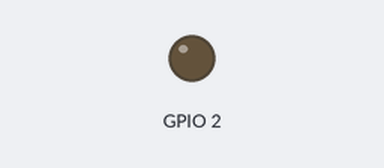
A sketch run on a simulated ESP8266 (NodeMCU). Shown: output pins drawn as LEDs (lit = HIGH). WiFi joins after 1.5 s; servers stay silent unless stated; what the sketch prints to the serial monitor is not drawn.

Above: at 1.55 s.
Timing chart, 0 to 4.5 s (numbered marks = the images above):
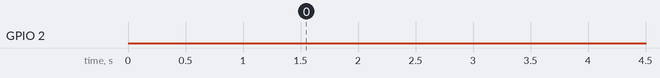

The sketch:

simpleota.ino
```cpp
#include <ESP8266WiFi.h>
#include <ESP8266mDNS.h>
#include <WiFiUdp.h>
#include <ArduinoOTA.h>
#include <ESP8266WebServer.h>

const char* ssid = "Avinash";
const char* password = "password";
ESP8266WebServer server;

bool ota_flag = true;
uint16_t time_elapsed = 0;

void setup() {
  pinMode(2, OUTPUT);
  Serial.begin(115200);
  Serial.println("Booting");
  WiFi.mode(WIFI_STA);
  WiFi.begin(ssid, password);
  while (WiFi.waitForConnectResult() != WL_CONNECTED) {
    Serial.println("Connection Failed! Rebooting...");
    delay(5000);
    ESP.restart();
  }

  // Port defaults to 8266
   ArduinoOTA.setPort(8266);

  // Hostname defaults to esp8266-[ChipID]
   //ArduinoOTA.setHostname("myesp8266");

  // No authentication by default
  //ArduinoOTA.setPassword("admin");

  // Password can be set with it's md5 value as well
  // MD5(admin) = 21232f297a57a5a743894a0e4a801fc3
  // ArduinoOTA.setPasswordHash("21232f297a57a5a743894a0e4a801fc3");

  ArduinoOTA.onStart([]() {
    String type;
    if (ArduinoOTA.getCommand() == U_FLASH) {
      type = "sketch";
    } else { // U_SPIFFS
      type = "filesystem";
    }

    // NOTE: if updating SPIFFS this would be the place to unmount SPIFFS using SPIFFS.end()
    Serial.println("Start updating " + type);
  });
  ArduinoOTA.onEnd([]() {
    Serial.println("\nEnd");
  });
  ArduinoOTA.onProgress([](unsigned int progress, unsigned int total) {
    Serial.printf("Progress: %u%%\r", (progress / (total / 100)));
  });
  ArduinoOTA.onError([](ota_error_t error) {
    Serial.printf("Error[%u]: ", error);
    if (error == OTA_AUTH_ERROR) {
      Serial.println("Auth Failed");
    } else if (error == OTA_BEGIN_ERROR) {
      Serial.println("Begin Failed");
    } else if (error == OTA_CONNECT_ERROR) {
      Serial.println("Connect Failed");
    } else if (error == OTA_RECEIVE_ERROR) {
      Serial.println("Receive Failed");
    } else if (error == OTA_END_ERROR) {
      Serial.println("End Failed");
    }
  });
  ArduinoOTA.begin();
  Serial.println("Ready");
  Serial.print("IP address: ");
  Serial.println(WiFi.localIP());

  server.on("/restart",[](){
    server.send(200,"text/plain", "Restarting...");
    delay(1000);
    ESP.restart();
  });

  server.on("/setflag",[](){
    server.send(200,"text/plain", "Setting flag...");
    ota_flag = true;
    time_elapsed = 0;
  });

  server.begin();
}

void loop() {
  if(ota_flag)
  {
    uint16_t time_start = millis();
    while(time_elapsed < 40000)
    {
      ArduinoOTA.handle();
      time_elapsed = millis()-time_start;
      delay(10);
    }
    ota_flag = false;
  }
  server.handleClient();
  digitalWrite(2, !digitalRead(2));
  delay(100);
}
```

Measured:
- by itself, GPIO 2: LOW → HIGH at 41.5 s, → LOW 0.10 s later, → HIGH 0.10 s later, → LOW 0.10 s later, … (884 changes in this stretch)
